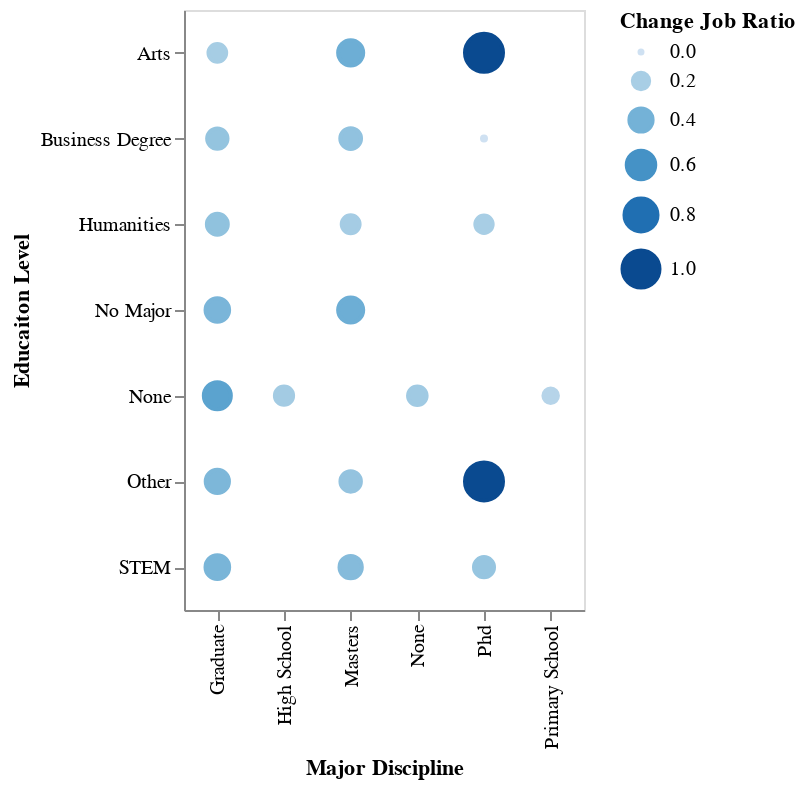

This figure's notebook cell:
### Code cell
def plot_chart4(level):
    chart = alt.Chart(hr4[hr4.experience_level == level]).mark_point().encode(
                alt.X("education_level", title = "Major Discipline"),
                alt.Y("major_discipline", title = "Educaiton Level"),
                alt.Size("mean(target)", legend = alt.Legend(title = "Change Job Ratio")),
                alt.Color("mean(target)"),
                fill = "mean(target)",
            ).properties(
                width = 200,
                height = 300
            )
    return chart
plot_chart4("Limit Experienced")

### Figure 1 — Vega-Lite specification as saved in the notebook (floating-point values rounded to 4 significant figures; data arrays with more than 128 entries replaced by an {"elided": "..."} marker saying what was removed)
{"config": {"view": {"continuousWidth": 400, "continuousHeight": 300}}, "data": {"name": "data-279fa9d96d7e88c88d637f93e6f734aa"}, "mark": "point", "encoding": {"color": {"type": "quantitative", "aggregate": "mean", "field": "target"}, "fill": {"type": "quantitative", "aggregate": "mean", "field": "target"}, "size": {"type": "quantitative", "aggregate": "mean", "field": "target", "legend": {"title": "Change Job Ratio"}}, "x": {"type": "nominal", "field": "education_level", "title": "Major Discipline"}, "y": {"type": "nominal", "field": "major_discipline", "title": "Educaiton Level"}}, "height": 300, "width": 200, "$schema": "https://vega.github.io/schema/vega-lite/v4.8.1.json", "datasets": {"data-279fa9d96d7e88c88d637f93e6f734aa": {"elided": "8629 records"}}}
